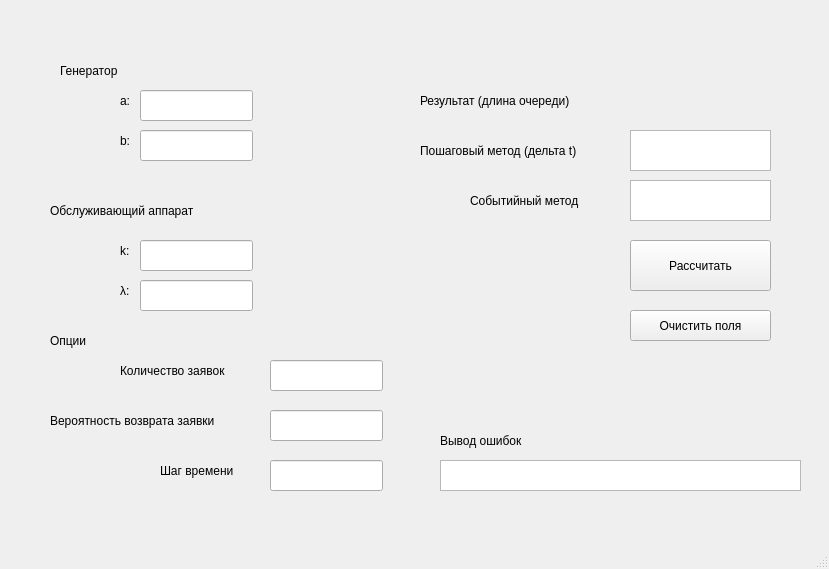
<?xml version="1.0" encoding="UTF-8"?>
<ui version="4.0">
 <class>MainWindow</class>
 <widget class="QMainWindow" name="MainWindow">
  <property name="geometry">
   <rect>
    <x>0</x>
    <y>0</y>
    <width>829</width>
    <height>569</height>
   </rect>
  </property>
  <property name="windowTitle">
   <string>MainWindow</string>
  </property>
  <widget class="QWidget" name="centralwidget">
   <widget class="QLabel" name="label">
    <property name="geometry">
     <rect>
      <x>60</x>
      <y>60</y>
      <width>91</width>
      <height>21</height>
     </rect>
    </property>
    <property name="text">
     <string>Генератор</string>
    </property>
   </widget>
   <widget class="QLineEdit" name="lineEdit">
    <property name="geometry">
     <rect>
      <x>140</x>
      <y>90</y>
      <width>113</width>
      <height>31</height>
     </rect>
    </property>
   </widget>
   <widget class="QLineEdit" name="lineEdit_2">
    <property name="geometry">
     <rect>
      <x>140</x>
      <y>130</y>
      <width>113</width>
      <height>31</height>
     </rect>
    </property>
   </widget>
   <widget class="QLabel" name="label_2">
    <property name="geometry">
     <rect>
      <x>120</x>
      <y>90</y>
      <width>20</width>
      <height>21</height>
     </rect>
    </property>
    <property name="text">
     <string>a:</string>
    </property>
   </widget>
   <widget class="QLabel" name="label_3">
    <property name="geometry">
     <rect>
      <x>120</x>
      <y>130</y>
      <width>16</width>
      <height>21</height>
     </rect>
    </property>
    <property name="text">
     <string>b:</string>
    </property>
   </widget>
   <widget class="QLabel" name="label_4">
    <property name="geometry">
     <rect>
      <x>50</x>
      <y>200</y>
      <width>201</width>
      <height>21</height>
     </rect>
    </property>
    <property name="text">
     <string>Обслуживающий аппарат</string>
    </property>
   </widget>
   <widget class="QLineEdit" name="lineEdit_3">
    <property name="geometry">
     <rect>
      <x>140</x>
      <y>240</y>
      <width>113</width>
      <height>31</height>
     </rect>
    </property>
   </widget>
   <widget class="QLineEdit" name="lineEdit_4">
    <property name="geometry">
     <rect>
      <x>140</x>
      <y>280</y>
      <width>113</width>
      <height>31</height>
     </rect>
    </property>
   </widget>
   <widget class="QLabel" name="label_5">
    <property name="geometry">
     <rect>
      <x>120</x>
      <y>240</y>
      <width>20</width>
      <height>21</height>
     </rect>
    </property>
    <property name="text">
     <string>k:</string>
    </property>
   </widget>
   <widget class="QLabel" name="label_6">
    <property name="geometry">
     <rect>
      <x>120</x>
      <y>280</y>
      <width>20</width>
      <height>21</height>
     </rect>
    </property>
    <property name="text">
     <string>λ:</string>
    </property>
   </widget>
   <widget class="QLabel" name="label_7">
    <property name="geometry">
     <rect>
      <x>120</x>
      <y>360</y>
      <width>141</width>
      <height>21</height>
     </rect>
    </property>
    <property name="text">
     <string>Количество заявок</string>
    </property>
   </widget>
   <widget class="QLabel" name="label_8">
    <property name="geometry">
     <rect>
      <x>50</x>
      <y>330</y>
      <width>151</width>
      <height>21</height>
     </rect>
    </property>
    <property name="text">
     <string>Опции</string>
    </property>
   </widget>
   <widget class="QLineEdit" name="lineEdit_5">
    <property name="geometry">
     <rect>
      <x>270</x>
      <y>360</y>
      <width>113</width>
      <height>31</height>
     </rect>
    </property>
   </widget>
   <widget class="QLabel" name="label_9">
    <property name="geometry">
     <rect>
      <x>50</x>
      <y>410</y>
      <width>221</width>
      <height>21</height>
     </rect>
    </property>
    <property name="text">
     <string>Вероятность возврата заявки</string>
    </property>
   </widget>
   <widget class="QLineEdit" name="lineEdit_6">
    <property name="geometry">
     <rect>
      <x>270</x>
      <y>410</y>
      <width>113</width>
      <height>31</height>
     </rect>
    </property>
   </widget>
   <widget class="QLabel" name="label_10">
    <property name="geometry">
     <rect>
      <x>160</x>
      <y>460</y>
      <width>101</width>
      <height>21</height>
     </rect>
    </property>
    <property name="text">
     <string>Шаг времени</string>
    </property>
   </widget>
   <widget class="QLineEdit" name="lineEdit_7">
    <property name="geometry">
     <rect>
      <x>270</x>
      <y>460</y>
      <width>113</width>
      <height>31</height>
     </rect>
    </property>
   </widget>
   <widget class="QTextBrowser" name="textBrowser">
    <property name="geometry">
     <rect>
      <x>630</x>
      <y>130</y>
      <width>141</width>
      <height>41</height>
     </rect>
    </property>
   </widget>
   <widget class="QLabel" name="label_11">
    <property name="geometry">
     <rect>
      <x>420</x>
      <y>140</y>
      <width>211</width>
      <height>21</height>
     </rect>
    </property>
    <property name="text">
     <string>Пошаговый метод (дельта t)</string>
    </property>
   </widget>
   <widget class="QLabel" name="label_12">
    <property name="geometry">
     <rect>
      <x>420</x>
      <y>90</y>
      <width>231</width>
      <height>21</height>
     </rect>
    </property>
    <property name="text">
     <string>Результат (длина очереди)</string>
    </property>
   </widget>
   <widget class="QTextBrowser" name="textBrowser_2">
    <property name="geometry">
     <rect>
      <x>630</x>
      <y>180</y>
      <width>141</width>
      <height>41</height>
     </rect>
    </property>
   </widget>
   <widget class="QLabel" name="label_13">
    <property name="geometry">
     <rect>
      <x>470</x>
      <y>190</y>
      <width>151</width>
      <height>21</height>
     </rect>
    </property>
    <property name="text">
     <string>Событийный метод</string>
    </property>
   </widget>
   <widget class="QPushButton" name="pushButton">
    <property name="geometry">
     <rect>
      <x>630</x>
      <y>240</y>
      <width>141</width>
      <height>51</height>
     </rect>
    </property>
    <property name="text">
     <string>Рассчитать</string>
    </property>
   </widget>
   <widget class="QPushButton" name="pushButton_2">
    <property name="geometry">
     <rect>
      <x>630</x>
      <y>310</y>
      <width>141</width>
      <height>31</height>
     </rect>
    </property>
    <property name="text">
     <string>Очистить поля</string>
    </property>
   </widget>
   <widget class="QTextBrowser" name="textBrowser_3">
    <property name="geometry">
     <rect>
      <x>440</x>
      <y>460</y>
      <width>361</width>
      <height>31</height>
     </rect>
    </property>
   </widget>
   <widget class="QLabel" name="label_14">
    <property name="geometry">
     <rect>
      <x>440</x>
      <y>430</y>
      <width>151</width>
      <height>21</height>
     </rect>
    </property>
    <property name="text">
     <string>Вывод ошибок</string>
    </property>
   </widget>
  </widget>
  <widget class="QMenuBar" name="menubar">
   <property name="geometry">
    <rect>
     <x>0</x>
     <y>0</y>
     <width>829</width>
     <height>22</height>
    </rect>
   </property>
  </widget>
  <widget class="QStatusBar" name="statusbar"/>
 </widget>
 <resources/>
 <connections/>
</ui>
